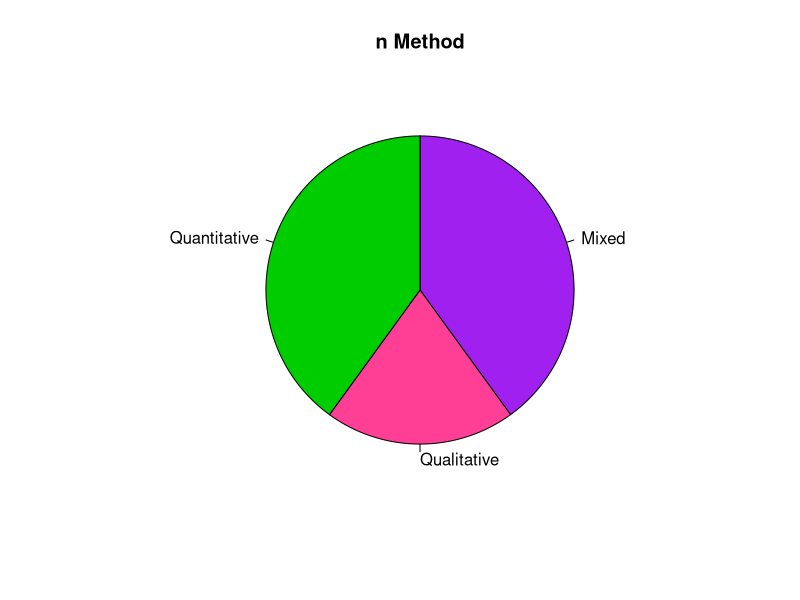
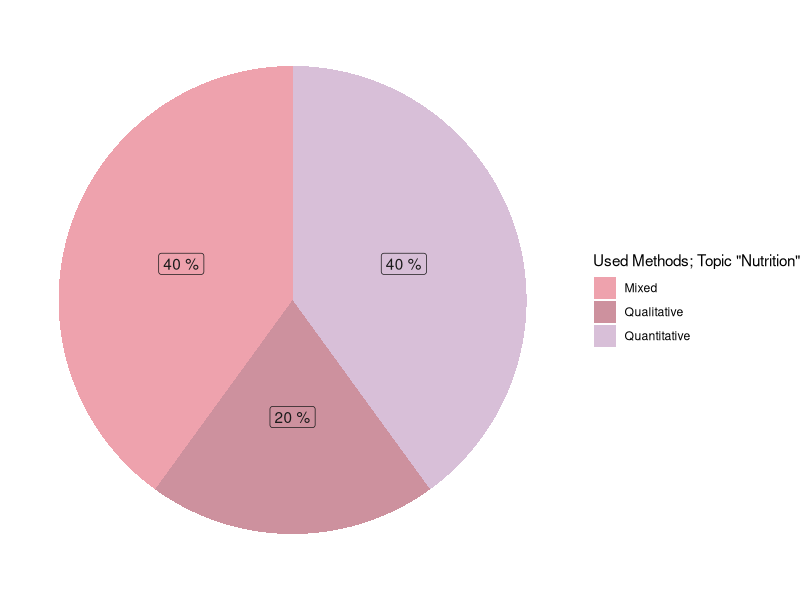

Source code (R) for these figures, in order:
### Method extraction for the different topics###

library(readxl)
library(tidyverse)
library(ggplot2)
#library(MetBrewer)

#Use the excel sheet
Thesis <- read_excel("./methods-excel.xlsx", sheet = 1)

### In order to show a plot for the main topics, the topics have to be extracted
### 

#Summary of main topics
Thesis$Main_topic_1
Thesis$Main_topic_2

###############################################################################
#I decided ti use the gather function and have up to two main topics. 
#Else this code would work:

#Sort by Main topics (Main_topic_1) to make a new pie chart
#Nutrition <- Thesis %>% 
#  filter(Main_topic_1 == "Nutrition")
#Show Summary
#Nutrition
#Count "Nutrition" values
#count(Nutrition)

#Now same for second main topic
#Nutrition2 <- Thesis %>% 
#  filter(Main_topic_2 == "Nutrition")
#Nutrition2
###############################################################################

#Use gather function to group two main topics together

Together <- Thesis %>% 
  gather(key = "TopicPart", value = "Topics", c(Main_topic_1, Main_topic_2))

#Filter the topic
# Insert the names Economy,Education,Health,Nutrition,Resources,Safety,Social
#and Time to see the pie chart for the named topic. 

#Within the pie chart you then have to assemble the number of colors: 
#Not all main topic charts have equal numbers of slides.
#For example the main topic Resources does also contain
#methodological studies. The pie chart of Education topics only has 2 colors.

Filtered <- Together %>% 
  filter(Topics == "Nutrition")

count(Filtered)

### Preparation of the method data ###

#So, the first step is to differentiate between NAs
Thesis <- Filtered %>% 
  mutate_all(~replace(., . == "NA", NA))

#Summary of the data with NA
n_method <- Thesis %>% 
  count(Method) 

#Summary of the data without NA
n_method <- na.omit(n_method)

#Calculation of the percentages of the different used methods 
n_method <- n_method %>%
  mutate(perc = round((n / sum(n) * 100), 0))

#Shows summary of the data. No NA included.
n_method$n
n_method$Method

#To get a percentage (%) sign next to the values:
label <- paste(n_method$perc, "%")

### Pie chart without tidyverse first ###

Method_Extraction <- pie(n_method$n, labels = n_method$Method,
                         main = "n Method", 
                         col = c("purple", "violetred1", "green3",
                                 "cornsilk"), clockwise = TRUE)

### Pie chart with tidyverse ###
# To adjust to different topics, change the number of "grey10" as the color of 
#labels for each slice. 

cols <- c("Quantitative" = "thistle", "Qualitative" = "pink3",
          "Mixed" = "lightpink2")
Method_Extraction <- n_method %>% 
  ggplot(aes(x = "", y =perc, fill = Method)) +
  geom_col() +
  geom_label(aes(label = label), color = c("gray10","gray10","gray10"), 
             position = position_stack(vjust = 0.5),
             show.legend = FALSE) +
  guides(fill = guide_legend(title = 'Used Methods; Topic "Nutrition"')) +
  coord_polar(theta = "y")+
  theme_void()+
  scale_fill_manual(values = cols)

#Show the plot:
Method_Extraction

#Alternative colors to insert above fo a single graphic:
#scale_fill_manual(values = met.brewer("Cassatt2")[1:3])
